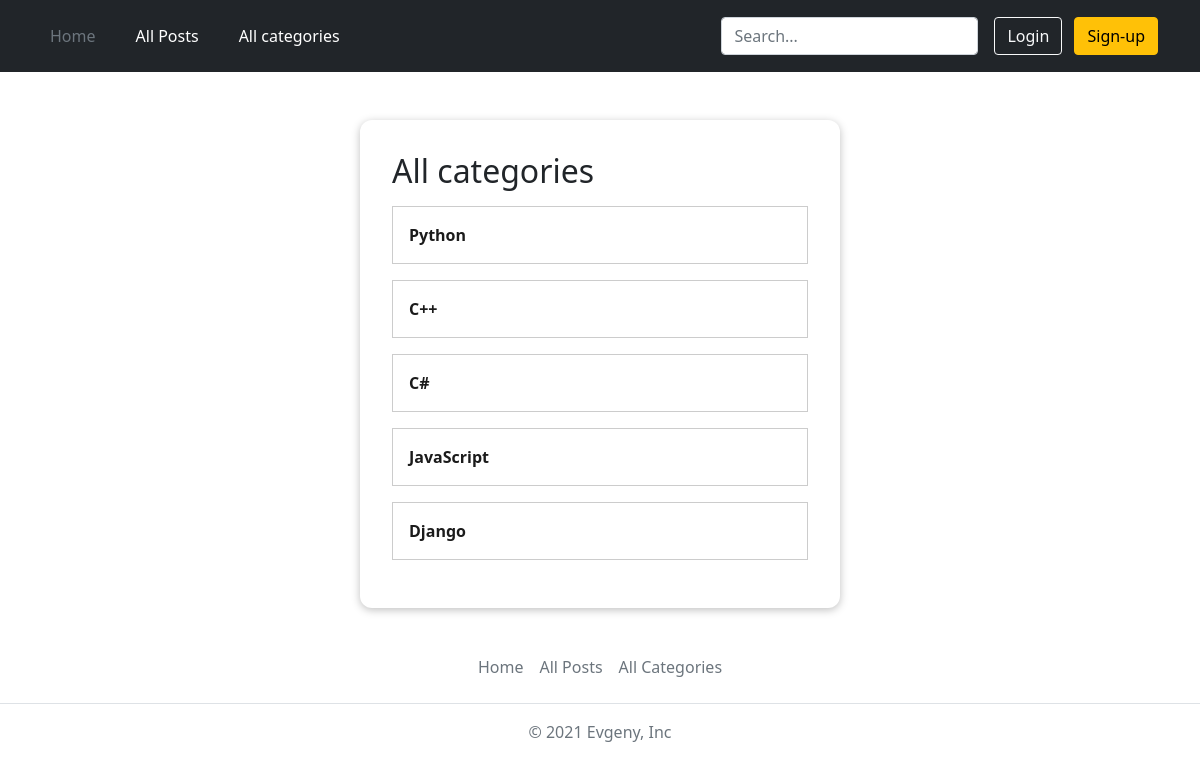
The page /categories/ on the database as committed earlier.
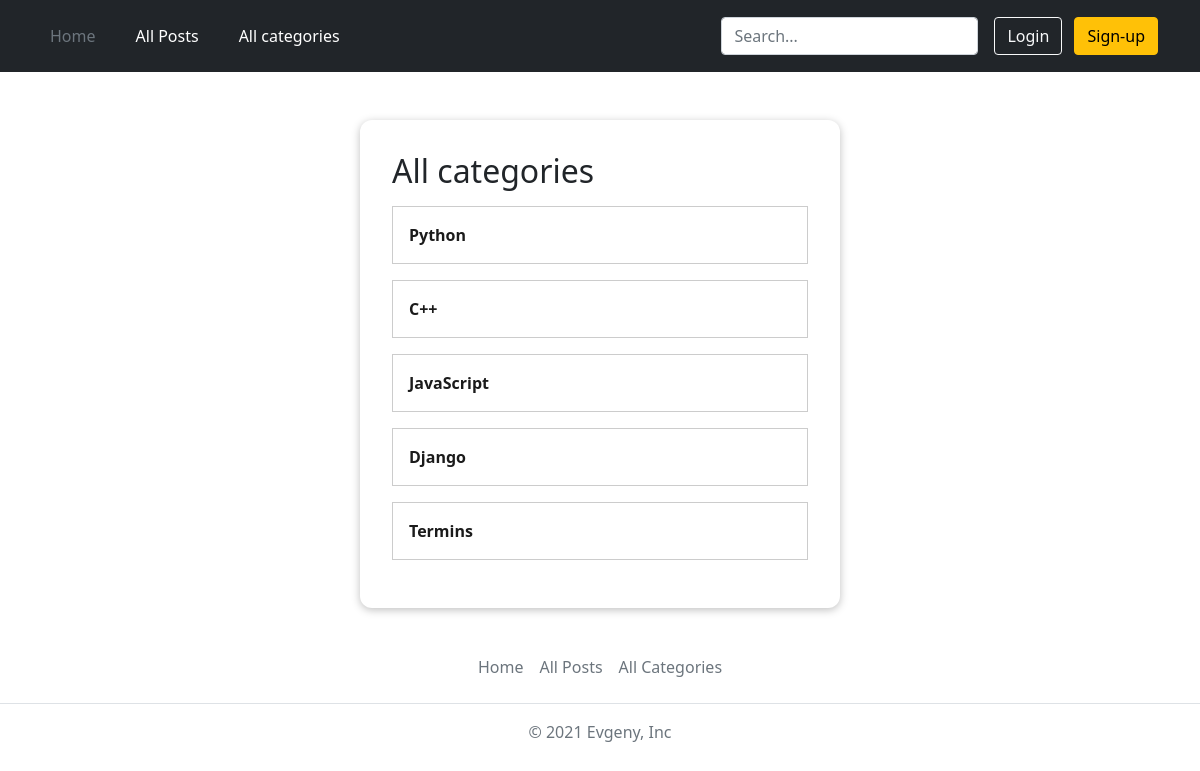
The same page on the database as committed later.
### blog/models.py (models this page shows, shortened)
class Tag(models.Model):
    caption = models.CharField(max_length=10)
    slug = models.SlugField(unique=True, null=True)

### blog/views.py (the view)
# urls.py: path('categories/', views.CategoriesView.as_view(), name='categories-page'),
class CategoriesView(ListView):
    template_name = 'blog/categories.html'
    model = Tag
    context_object_name = 'tags'

### blog/templates/blog/categories.html (shortened to what this page needs)
{% extends 'base.html' %}
{% load static %}
{% block css_files %}
  <link rel="stylesheet" href="{% static 'blog/categories.css' %}">
{% endblock %}
{% block content %}
  <section class="categories foo">
    <h2 class="h2_tag">All categories</h2>
    <ul class="ul_tag">
      {% for tag in tags %}
        <li class="li_tag">
          <a href="{% url 'category-page' tag.slug %}" class="a_tag">
            {{ tag.caption }}
          </a>
        </li>
      {% endfor %}
    </ul>
  </section>
{% endblock %}

Rows that differ between the two databases and show on the page:
removed Tag: caption "C#"
added Tag: caption "Termins"
